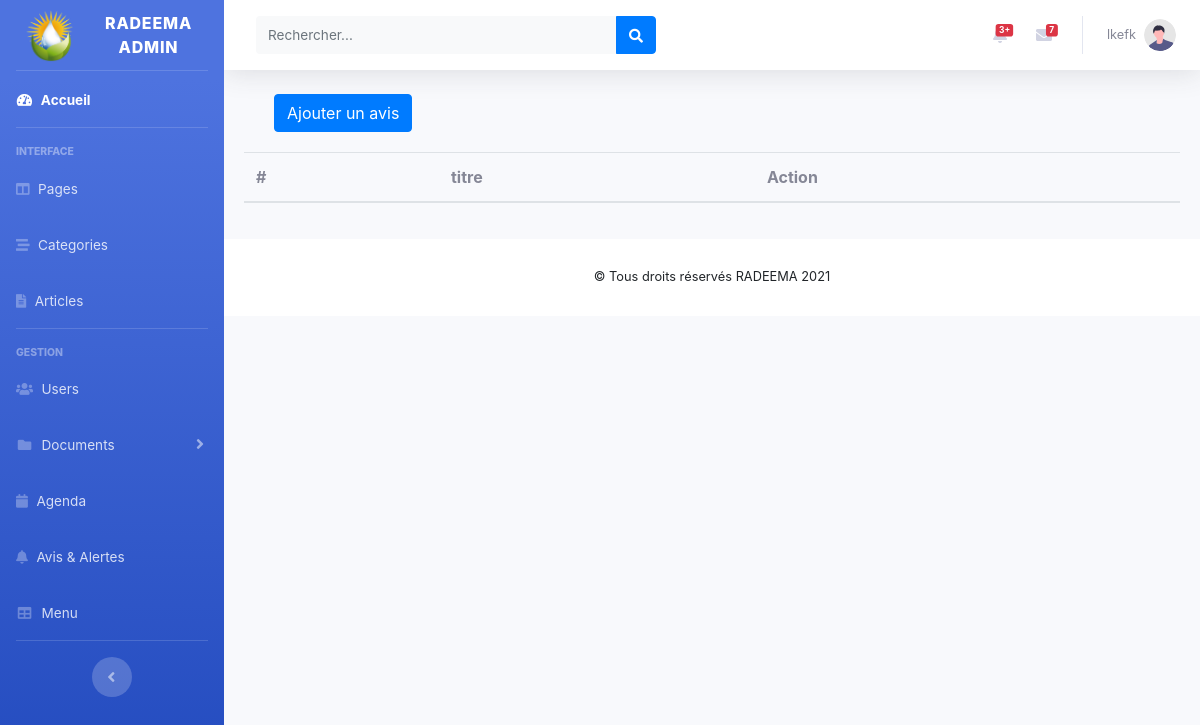
Page /admin/avis.php (signed in) on the earlier database version.
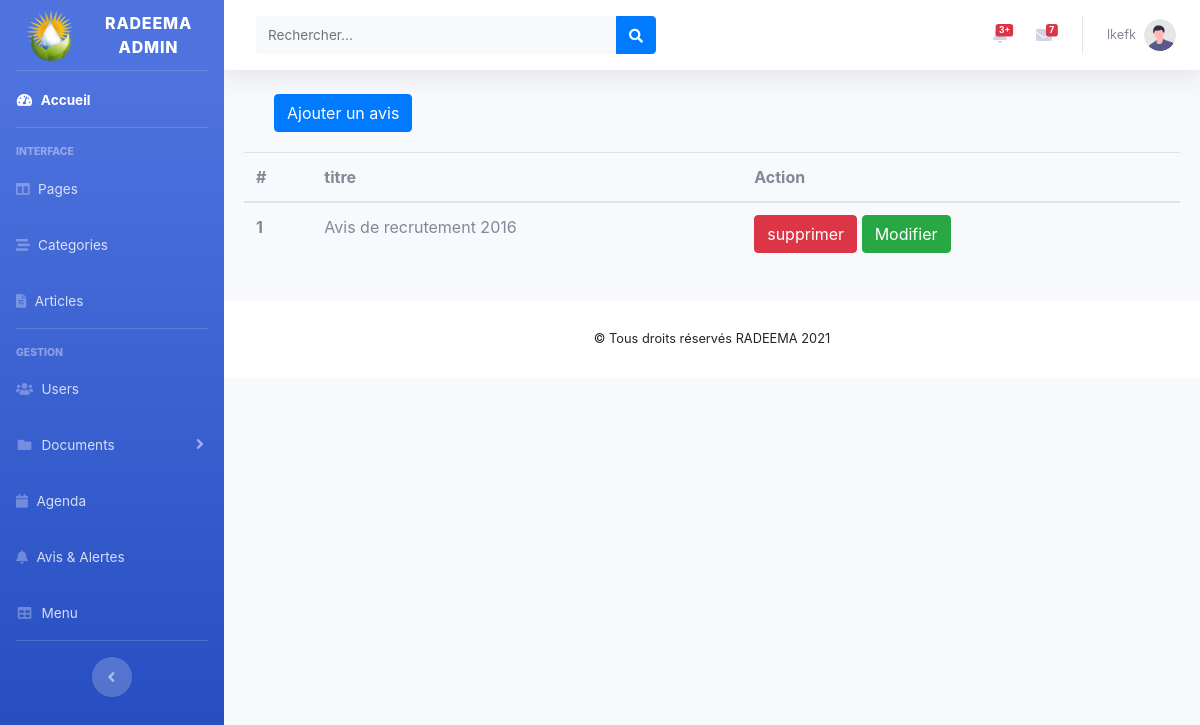
Same page on the later database version.
### tables this page shows
CREATE TABLE `avis` (
  `id` int(11) NOT NULL,
  `title` varchar(150) NOT NULL,
  `description` text NOT NULL
);

### admin/avis.php (the view, shortened to what this page needs)
<?php
include('includes/header.php');
include('includes/navbar.php');
include("includes/scripts.php");
?>
<button type="button" class="btn btn-primary btnadd-action" data-toggle="modal" data-target="#addavis">
       Ajouter un avis
</button>
<div class="card-body">
<table class="table table-hover">
  <thead>
    <tr>
      <th scope="col">#</th>
      <th scope="col">titre</th>
      <th scope="col">Action</th>
    </tr>
  </thead>
  <tbody>
      <?php $query = "SELECT * FROM avis";
            $query_run= mysqli_query($connection, $query);
            $i=1;
            if($query_run){
            if(mysqli_num_rows($query_run))
            {
                while($avis= mysqli_fetch_row($query_run)){
                   echo" <tr>";
                   echo "<th scope='row'>".$i++."</th>";
                   echo "<td>".$avis[1]."</td>";
                    echo "<td><button class='btn btn-danger delete' data-toggle='modal' data-id='". $avis[0] ."' data-target='#deleteavis'>supprimer</button>
                    <button class='btn btn-success update' data-toggle='modal' name='modify_eavis' data-target='#editavis' data-id='". $avis[0] ."'>Modifier</button></td>";
                    echo "</tr>";
                };
            }
        }
      ?>
  </tbody>
</table>
</div>
<?php
include('includes/footer.php');
?>

Differences in the rows shown:
added avis: title "Avis de recrutement 2016"
